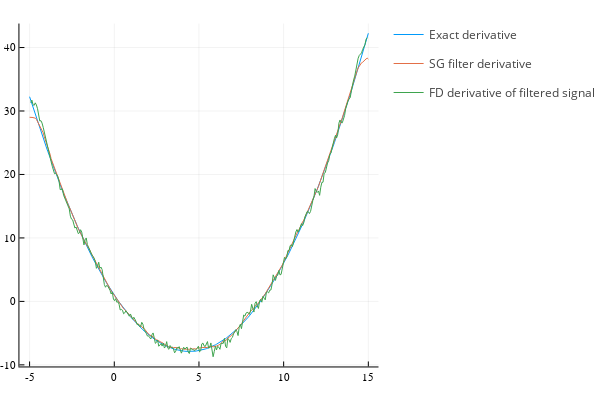

Write notebook code for a chart like this one.
### Markdown cell above
## Comparison of derivatives

### Code cell
plot(x, [y1 sgyd dyfdx], label=["Exact derivative" "SG filter derivative" "FD derivative of filtered signal"], legend_position = :top)

### Figure 1 — Plotly figure (JSON) as saved in the notebook; plotly's stock layout.template omitted (floating-point values rounded to 4 significant figures; data arrays with more than 128 entries replaced by an {"elided": "..."} marker saying what was removed)
{"data": [{"colorbar": {"title": {"text": ""}}, "legendgroup": "Exact derivative", "line": {"color": "rgba(0, 154, 250, 1.000)", "dash": "solid", "shape": "linear", "width": 1}, "mode": "lines", "name": "Exact derivative", "showlegend": true, "type": "scatter", "x": {"elided": "300 float values"}, "xaxis": "x", "y": {"elided": "300 float values"}, "yaxis": "y", "zmax": null, "zmin": null}, {"colorbar": {"title": {"text": ""}}, "legendgroup": "SG filter derivative", "line": {"color": "rgba(227, 111, 71, 1.000)", "dash": "solid", "shape": "linear", "width": 1}, "mode": "lines", "name": "SG filter derivative", "showlegend": true, "type": "scatter", "x": {"elided": "300 float values"}, "xaxis": "x", "y": {"elided": "300 float values"}, "yaxis": "y", "zmax": null, "zmin": null}, {"colorbar": {"title": {"text": ""}}, "legendgroup": "FD derivative of filtered signal", "line": {"color": "rgba(62, 164, 78, 1.000)", "dash": "solid", "shape": "linear", "width": 1}, "mode": "lines", "name": "FD derivative of filtered signal", "showlegend": true, "type": "scatter", "x": {"elided": "298 float values"}, "xaxis": "x", "y": {"elided": "298 float values"}, "yaxis": "y", "zmax": null, "zmin": null}], "layout": {"annotations": [], "height": 400, "legend_position": {"bgcolor": "rgba(255, 255, 255, 1.000)", "bordercolor": "rgba(0, 0, 0, 1)", "borderwidth": 1, "font": {"color": "rgba(0, 0, 0, 1)", "family": "sans-serif", "size": 11}, "title": {"font": {"color": "rgba(0, 0, 0, 1)", "family": "sans-serif", "size": 15}, "text": ""}, "tracegroupgap": 0, "traceorder": "normal", "x": 0.55, "xanchor": "center", "y": 1, "yanchor": "top"}, "margin": {"b": 20, "l": 0, "r": 0, "t": 20}, "paper_bgcolor": "rgba(255, 255, 255, 1.000)", "plot_bgcolor": "rgba(255, 255, 255, 1.000)", "showlegend": true, "width": 600, "xaxis": {"anchor": "y", "domain": [0.05101, 0.9934], "gridcolor": "rgba(0, 0, 0, 0.1)", "gridwidth": 0.5, "linecolor": "rgba(0, 0, 0, 1)", "mirror": false, "range": [-5.6, 15.6], "showgrid": true, "showline": true, "showticklabels": true, "tickangle": 0, "tickcolor": "rgb(0, 0, 0)", "tickfont": {"color": "rgba(0, 0, 0, 1)", "family": "sans-serif", "size": 11}, "tickmode": "array", "ticks": "inside", "ticktext": ["-5", "0", "5", "10", "15"], "tickvals": [-5, 0, 5, 10, 15], "title": {"font": {"color": "rgba(0, 0, 0, 1)", "family": "sans-serif", "size": 15}, "text": ""}, "type": "linear", "visible": true, "zeroline": false, "zerolinecolor": "rgba(0, 0, 0, 1)"}, "yaxis": {"anchor": "x", "domain": [0.03762, 0.9902], "gridcolor": "rgba(0, 0, 0, 0.1)", "gridwidth": 0.5, "linecolor": "rgba(0, 0, 0, 1)", "mirror": false, "range": [-10.25, 43.78], "showgrid": true, "showline": true, "showticklabels": true, "tickangle": 0, "tickcolor": "rgb(0, 0, 0)", "tickfont": {"color": "rgba(0, 0, 0, 1)", "family": "sans-serif", "size": 11}, "tickmode": "array", "ticks": "inside", "ticktext": ["-10", "0", "10", "20", "30", "40"], "tickvals": [-10, 0, 10, 20, 30, 40], "title": {"font": {"color": "rgba(0, 0, 0, 1)", "family": "sans-serif", "size": 15}, "text": ""}, "type": "linear", "visible": true, "zeroline": false, "zerolinecolor": "rgba(0, 0, 0, 1)"}}}
